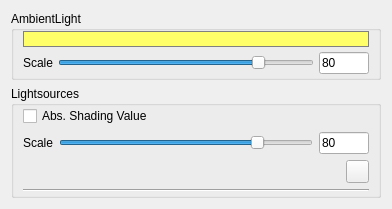
<?xml version="1.0" encoding="UTF-8"?>
<ui version="4.0">
 <class>LightSourceProperties</class>
 <widget class="QWidget" name="LightSourceProperties">
  <property name="geometry">
   <rect>
    <x>0</x>
    <y>0</y>
    <width>392</width>
    <height>199</height>
   </rect>
  </property>
  <property name="sizePolicy">
   <sizepolicy hsizetype="Expanding" vsizetype="Expanding">
    <horstretch>0</horstretch>
    <verstretch>0</verstretch>
   </sizepolicy>
  </property>
  <property name="minimumSize">
   <size>
    <width>0</width>
    <height>0</height>
   </size>
  </property>
  <property name="maximumSize">
   <size>
    <width>16777215</width>
    <height>16777215</height>
   </size>
  </property>
  <property name="windowTitle">
   <string>Form</string>
  </property>
  <layout class="QVBoxLayout" name="verticalLayout">
   <item>
    <widget class="QGroupBox" name="groupBox1">
     <property name="title">
      <string>AmbientLight</string>
     </property>
     <layout class="QVBoxLayout" name="verticalLayout_3">
      <property name="spacing">
       <number>5</number>
      </property>
      <property name="topMargin">
       <number>0</number>
      </property>
      <property name="bottomMargin">
       <number>3</number>
      </property>
      <item>
       <widget class="QPushButton" name="ambientColorButton">
        <property name="enabled">
         <bool>true</bool>
        </property>
        <property name="sizePolicy">
         <sizepolicy hsizetype="Preferred" vsizetype="Preferred">
          <horstretch>0</horstretch>
          <verstretch>0</verstretch>
         </sizepolicy>
        </property>
        <property name="baseSize">
         <size>
          <width>16</width>
          <height>16</height>
         </size>
        </property>
        <property name="toolTip">
         <string>&lt;html&gt;&lt;head/&gt;&lt;body&gt;&lt;p&gt;click to open the color picker to choose a ambient light color.&lt;/p&gt;&lt;/body&gt;&lt;/html&gt;</string>
        </property>
        <property name="styleSheet">
         <string notr="true">background-color: rgb(255, 255, 105);
border: 1px solid gray;</string>
        </property>
        <property name="text">
         <string/>
        </property>
        <property name="iconSize">
         <size>
          <width>16</width>
          <height>16</height>
         </size>
        </property>
       </widget>
      </item>
      <item>
       <layout class="QHBoxLayout" name="horizontalLayout">
        <item>
         <widget class="QLabel" name="ambientlightLabel">
          <property name="minimumSize">
           <size>
            <width>30</width>
            <height>0</height>
           </size>
          </property>
          <property name="toolTip">
           <string>&lt;html&gt;&lt;head/&gt;&lt;body&gt;&lt;p&gt;Scale for ambeintlight&lt;/p&gt;&lt;/body&gt;&lt;/html&gt;</string>
          </property>
          <property name="text">
           <string>Scale</string>
          </property>
          <property name="alignment">
           <set>Qt::AlignCenter</set>
          </property>
         </widget>
        </item>
        <item>
         <widget class="QSlider" name="ambientlightSlider">
          <property name="maximum">
           <number>100</number>
          </property>
          <property name="value">
           <number>80</number>
          </property>
          <property name="sliderPosition">
           <number>80</number>
          </property>
          <property name="orientation">
           <enum>Qt::Horizontal</enum>
          </property>
         </widget>
        </item>
        <item>
         <widget class="QLineEdit" name="ambientlightLineEdit">
          <property name="sizePolicy">
           <sizepolicy hsizetype="MinimumExpanding" vsizetype="Fixed">
            <horstretch>0</horstretch>
            <verstretch>0</verstretch>
           </sizepolicy>
          </property>
          <property name="minimumSize">
           <size>
            <width>0</width>
            <height>0</height>
           </size>
          </property>
          <property name="maximumSize">
           <size>
            <width>50</width>
            <height>16777215</height>
           </size>
          </property>
          <property name="text">
           <string>80</string>
          </property>
         </widget>
        </item>
       </layout>
      </item>
     </layout>
    </widget>
   </item>
   <item>
    <widget class="QGroupBox" name="groupBox2">
     <property name="sizePolicy">
      <sizepolicy hsizetype="Expanding" vsizetype="Expanding">
       <horstretch>0</horstretch>
       <verstretch>0</verstretch>
      </sizepolicy>
     </property>
     <property name="minimumSize">
      <size>
       <width>0</width>
       <height>0</height>
      </size>
     </property>
     <property name="title">
      <string>Lightsources</string>
     </property>
     <layout class="QVBoxLayout" name="verticalLayout_2">
      <property name="spacing">
       <number>6</number>
      </property>
      <property name="topMargin">
       <number>0</number>
      </property>
      <property name="bottomMargin">
       <number>3</number>
      </property>
      <item>
       <widget class="QCheckBox" name="useAbsShadingValueCheckBox">
        <property name="toolTip">
         <string>&lt;html&gt;&lt;head/&gt;&lt;body&gt;&lt;p&gt;&lt;span style=&quot; font-weight:600;&quot;&gt;If active&lt;/span&gt;: uses the absolute value of the scalar product of the light vector and the normal vector&lt;/p&gt;&lt;p&gt;&lt;span style=&quot; font-weight:600;&quot;&gt;otherwise:&lt;/span&gt; the scalar product only used if it is positive.&lt;/p&gt;&lt;/body&gt;&lt;/html&gt;</string>
        </property>
        <property name="text">
         <string>Abs. Shading Value</string>
        </property>
       </widget>
      </item>
      <item>
       <layout class="QHBoxLayout" name="horizontalLayout_3">
        <item>
         <widget class="QLabel" name="diffuselightLabel">
          <property name="minimumSize">
           <size>
            <width>30</width>
            <height>0</height>
           </size>
          </property>
          <property name="toolTip">
           <string>&lt;html&gt;&lt;head/&gt;&lt;body&gt;&lt;p&gt;Scale for diffuselight (all Lightsources)&lt;/p&gt;&lt;/body&gt;&lt;/html&gt;</string>
          </property>
          <property name="text">
           <string>Scale</string>
          </property>
          <property name="alignment">
           <set>Qt::AlignCenter</set>
          </property>
         </widget>
        </item>
        <item>
         <widget class="QSlider" name="diffuselightSlider">
          <property name="maximum">
           <number>100</number>
          </property>
          <property name="value">
           <number>80</number>
          </property>
          <property name="sliderPosition">
           <number>80</number>
          </property>
          <property name="orientation">
           <enum>Qt::Horizontal</enum>
          </property>
         </widget>
        </item>
        <item>
         <widget class="QLineEdit" name="diffuselightLineEdit">
          <property name="sizePolicy">
           <sizepolicy hsizetype="MinimumExpanding" vsizetype="Fixed">
            <horstretch>0</horstretch>
            <verstretch>0</verstretch>
           </sizepolicy>
          </property>
          <property name="minimumSize">
           <size>
            <width>0</width>
            <height>0</height>
           </size>
          </property>
          <property name="maximumSize">
           <size>
            <width>50</width>
            <height>16777215</height>
           </size>
          </property>
          <property name="text">
           <string>80</string>
          </property>
         </widget>
        </item>
       </layout>
      </item>
      <item>
       <layout class="QHBoxLayout" name="addLayout">
        <item>
         <widget class="LightSourceListElement" name="addRowWidget" native="true">
          <property name="sizePolicy">
           <sizepolicy hsizetype="Preferred" vsizetype="Preferred">
            <horstretch>0</horstretch>
            <verstretch>0</verstretch>
           </sizepolicy>
          </property>
         </widget>
        </item>
        <item>
         <widget class="QPushButton" name="addButton">
          <property name="minimumSize">
           <size>
            <width>23</width>
            <height>23</height>
           </size>
          </property>
          <property name="maximumSize">
           <size>
            <width>23</width>
            <height>23</height>
           </size>
          </property>
          <property name="text">
           <string/>
          </property>
         </widget>
        </item>
       </layout>
      </item>
      <item>
       <widget class="Line" name="line">
        <property name="orientation">
         <enum>Qt::Horizontal</enum>
        </property>
       </widget>
      </item>
      <item>
       <layout class="QVBoxLayout" name="listLayout">
        <property name="spacing">
         <number>1</number>
        </property>
       </layout>
      </item>
     </layout>
    </widget>
   </item>
  </layout>
 </widget>
 <customwidgets>
  <customwidget>
   <class>LightSourceListElement</class>
   <extends>QWidget</extends>
   <header location="global">PluginVis3D/LightSourceListElement.hpp</header>
   <container>1</container>
  </customwidget>
 </customwidgets>
 <resources/>
 <connections/>
</ui>
